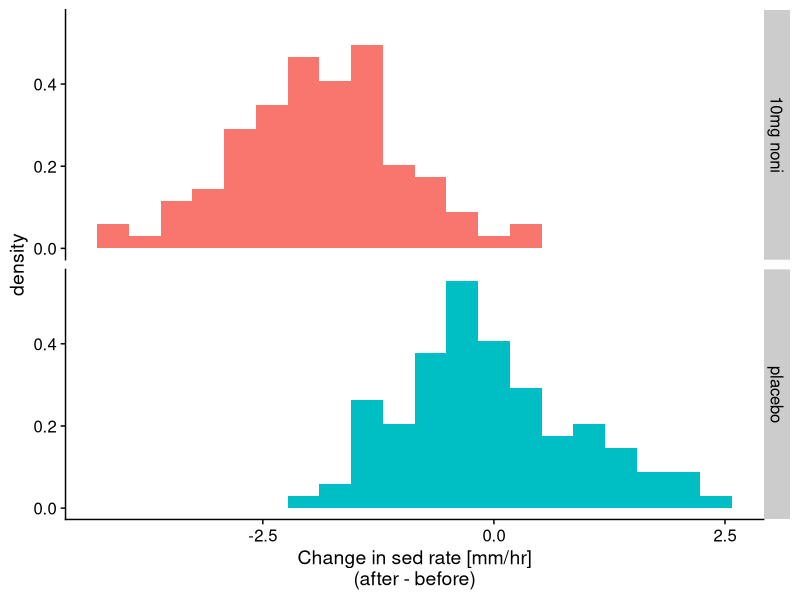
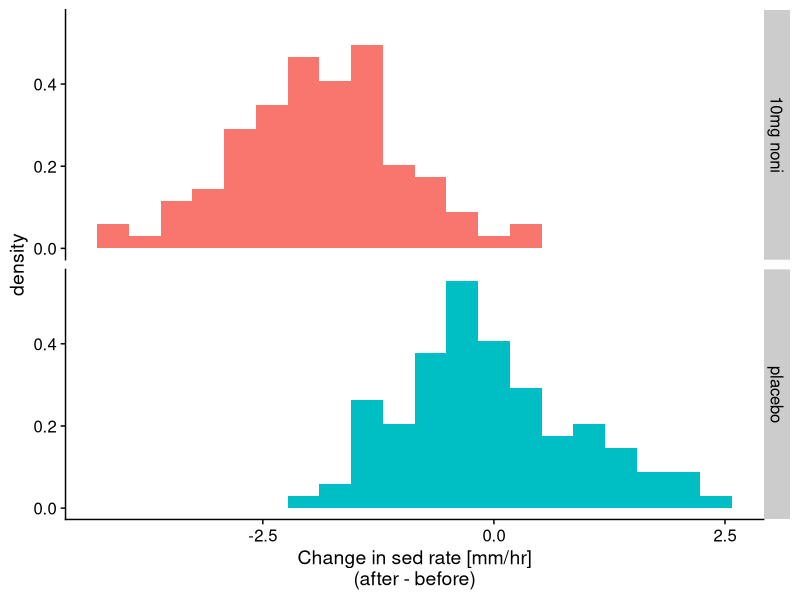
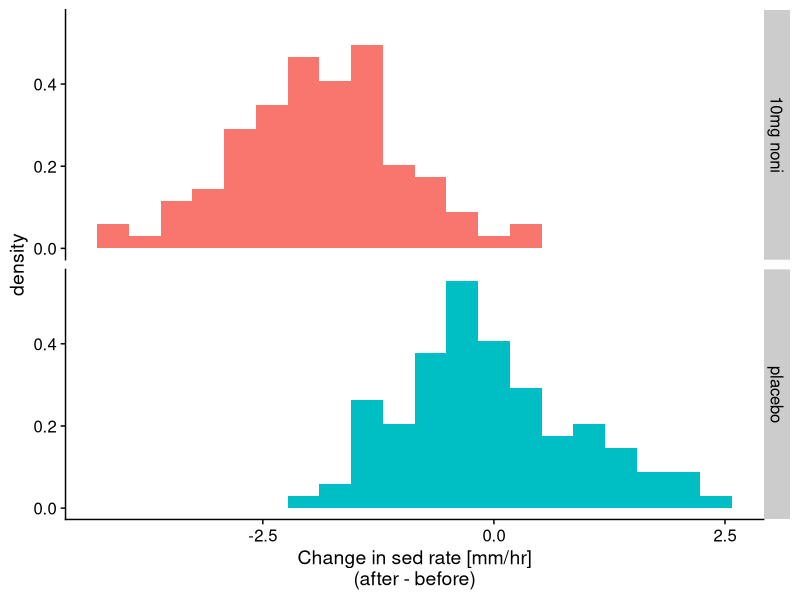
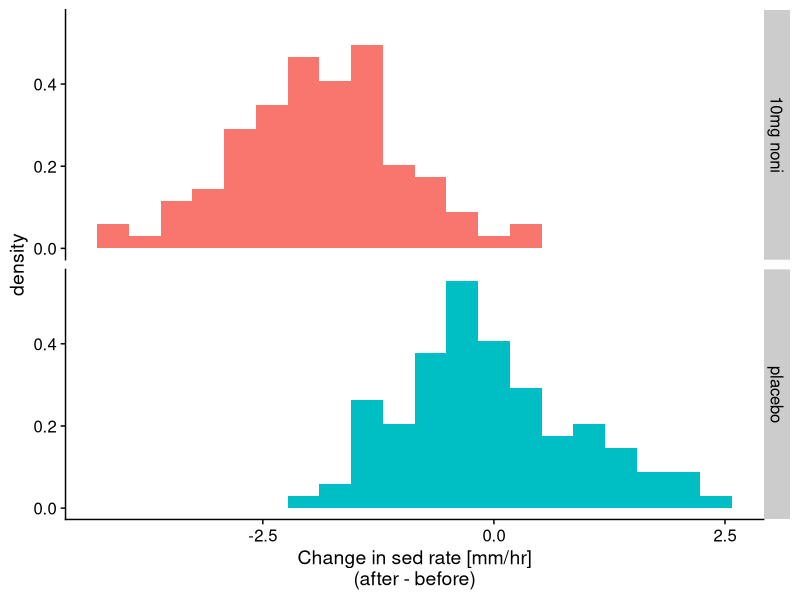
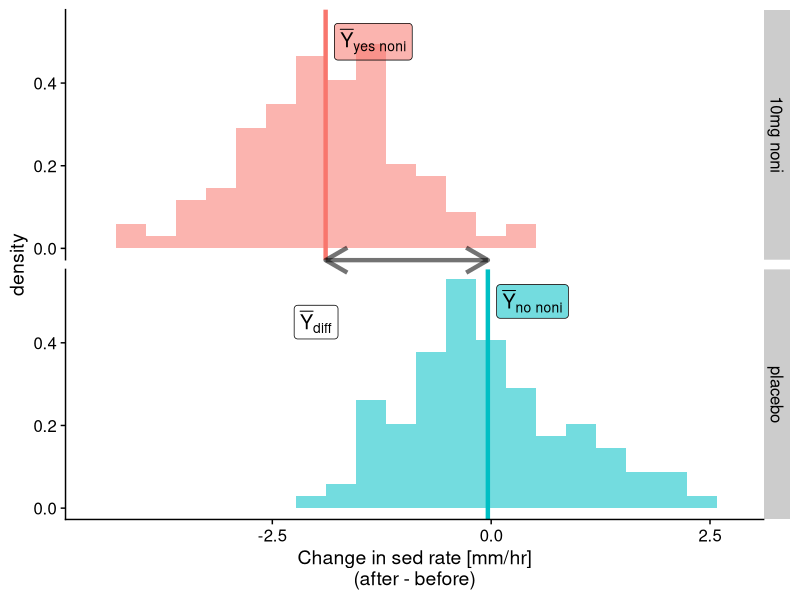
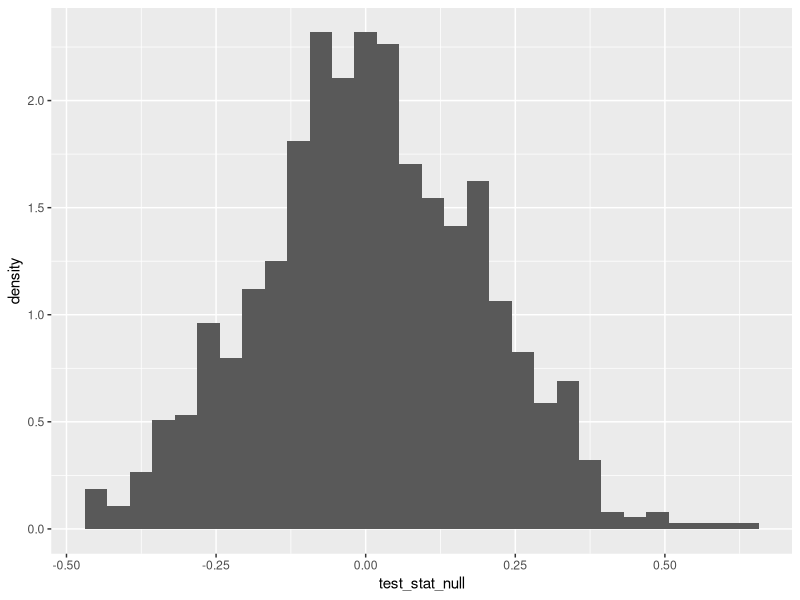
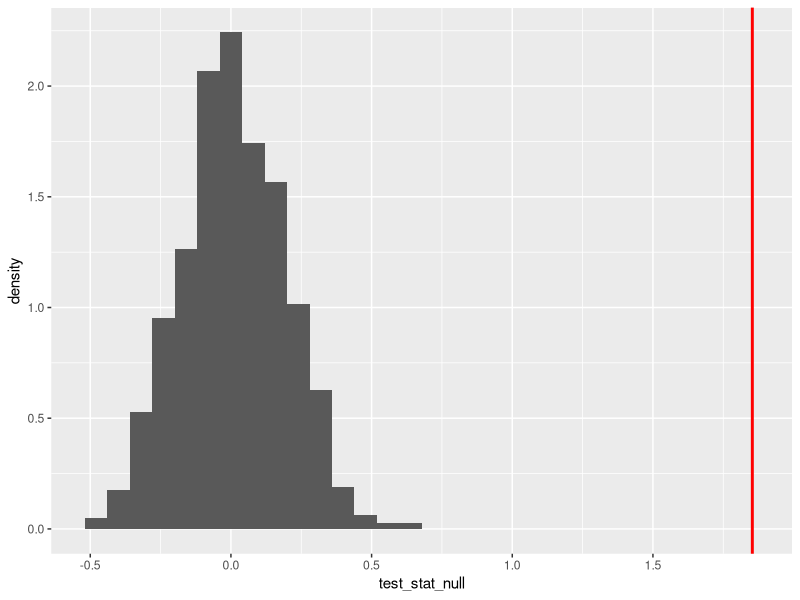
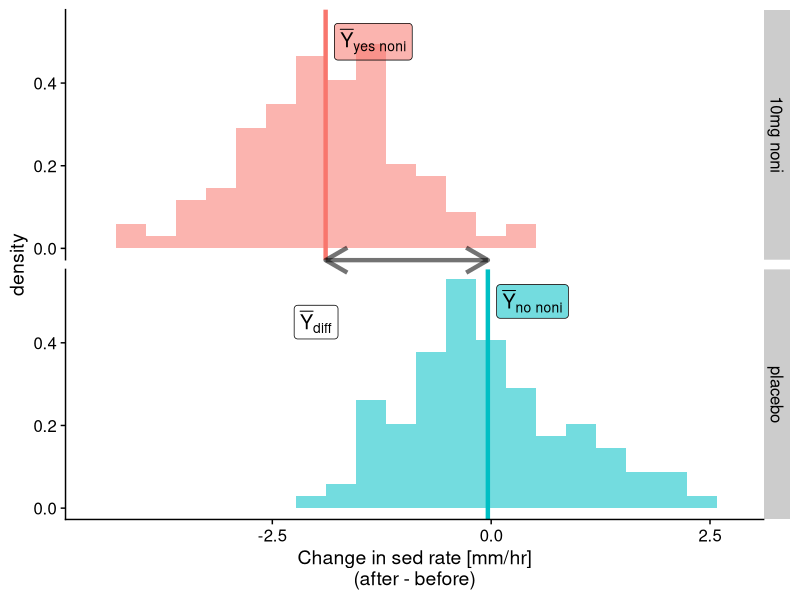

The R script that drew these images, in order:
## ---- chunk 1
knitr::opts_chunk$set(echo = FALSE, warning = FALSE, message = FALSE,
                      eval = TRUE)
library(cowplot)
library(ggplot2)
library(tibble)
library(dplyr)
library(viridis)
## ---- chunk 2
#| fig-width: 3
#| fig-height: 4
#| fig-align: center
#| out-width: "4in"

set.seed(1)
dat <- data.frame(sed = c(rnorm(100, -2), rnorm(100)),
                  group = c(rep("10mg noni", 100),
                            rep("placebo", 100)))

gnoni <- ggplot(dat, aes(x = sed, fill = group)) +
    geom_histogram(aes(y = after_stat(density)), bins = 20) +
    facet_grid(rows = vars(group)) +
    theme_cowplot() +
    theme(legend.position = "none") +
    xlab("Change in sed rate [mm/hr]\n(after - before)")

gnoni
## ---- chunk 3
#| fig-width: 3
#| fig-height: 4
#| fig-align: center
#| out-width: "4in"

gnoni
## ---- chunk 4
#| fig-width: 3
#| fig-height: 4
#| fig-align: center
#| out-width: "4in"

gnoni
## ---- chunk 5
#| fig-align: center
#| fig-width: 3
#| fig-height: 4
#| out-width: "100%"

set.seed(1)
dat <- data.frame(sed = c(rnorm(100, -2), rnorm(100)),
                  group = c(rep("10mg noni", 100),
                            rep("placebo", 100)))
noni_dat <- dat

ggplot(dat, aes(x = sed, fill = group)) +
    geom_histogram(aes(y = after_stat(density)), bins = 20) +
    facet_grid(rows = vars(group)) +
    theme_cowplot() +
    theme(legend.position = "none") +
    xlab("Change in sed rate [mm/hr]\n(after - before)")
## ---- chunk 6
#| fig-align: center
#| fig-width: 3
#| fig-height: 4
#| out-width: "100%"

p <- ggplot(dat, aes(x = sed, fill = group, alpha = 0.5)) +
    geom_histogram(aes(y = after_stat(density)), bins = 20) +
    facet_grid(rows = vars(group)) +
    theme_cowplot() +
    theme(legend.position = "none") +
    xlab("Change in sed rate [mm/hr]\n(after - before)")

est <- group_by(dat, group) |>
    summarize(ybar = mean(sed))
ann <- data.frame(x = est$ybar, y = 0.5, group = est$group,
                  lab = c("bar(Y)['yes noni']",
                          "bar(Y)['no noni']"))

p + geom_vline(est, mapping = aes(xintercept = ybar, color = group), size = 1.5) +
    geom_label(data = ann,
               mapping = aes(x = x, y = y, label = lab),
               parse = TRUE, hjust = "left", nudge_x = 0.1,
               size = 5) +
    geom_segment(data = data.frame(group = "placebo"),
                 mapping = aes(x = ann$x[1], xend = ann$x[2],
                               y = 0.6, yend = 0.6),
                 arrow = arrow(length = unit(0.1, "npc"), ends = "both"),
                 size = 1.5) +
    geom_label(data = data.frame(group = "placebo"),
               x = -2, y = 0.45, label = expression(bar(Y)["diff"]),
               fill = "white", size = 5) +
    coord_cartesian(xlim = c(-4.5, 2.75), ylim = c(0, 0.55), clip = "off")
## ---- chunk 7
#| label: null-dist
#| cache: true
#| echo: true

# repeatedly shuffle the groups to make a null distribution
all_null <- replicate(1000, {
    noni_null <- noni_dat
    noni_null$group <- sample(noni_null$group)

    ybars_null <- group_by(noni_null, group)
    ybars_null <- summarize(ybars_null, ybar = mean(sed))
    test_stat_null <- diff(ybars_null$ybar)
    test_stat_null
})
## ---- chunk 8
#| echo: true
#| fig-align: center
#| fig-width: 3
#| fig-height: 2
#| out-width: "5in"

null_dist <- data.frame(test_stat_null = all_null)

ggplot(null_dist, aes(x = test_stat_null)) +
    geom_histogram(aes(y = after_stat(density)))
## ---- chunk 9
#| echo: true
#| fig-align: center
#| fig-width: 3
#| fig-height: 2
#| out-width: "5in"

# add the observed test statistic
ybars <- group_by(noni_dat, group)
ybars <- summarize(ybars, ybar = mean(sed))
test_stat <- diff(ybars$ybar)
## ---- chunk 10
#| echo: true
#| fig-align: center
#| fig-width: 3
#| fig-height: 2
#| out-width: "5in"

ggplot(null_dist, aes(x = test_stat_null)) +
    geom_histogram(aes(y = after_stat(density))) +
    geom_vline(xintercept = test_stat,
               color = "red", size = 1)
## ---- chunk 11
#| echo: true

mean(null_dist$test_stat_null > test_stat |
         null_dist$test_stat_null < -test_stat)
## ---- chunk 12
#| fig-align: center
#| fig-width: 3
#| fig-height: 4
#| out-width: "100%"

p <- ggplot(dat, aes(x = sed, fill = group, alpha = 0.5)) +
    geom_histogram(aes(y = after_stat(density)), bins = 20) +
    facet_grid(rows = vars(group)) +
    theme_cowplot() +
    theme(legend.position = "none") +
    xlab("Change in sed rate [mm/hr]\n(after - before)")

est <- group_by(dat, group) |>
    summarize(ybar = mean(sed))
ann <- data.frame(x = est$ybar, y = 0.5, group = est$group,
                  lab = c("bar(Y)['yes noni']",
                          "bar(Y)['no noni']"))

p + geom_vline(est, mapping = aes(xintercept = ybar, color = group), size = 1.5) +
    geom_label(data = ann,
               mapping = aes(x = x, y = y, label = lab),
               parse = TRUE, hjust = "left", nudge_x = 0.1,
               size = 5) +
    geom_segment(data = data.frame(group = "placebo"),
                 mapping = aes(x = ann$x[1], xend = ann$x[2],
                               y = 0.6, yend = 0.6),
                 arrow = arrow(length = unit(0.1, "npc"), ends = "both"),
                 size = 1.5) +
    geom_label(data = data.frame(group = "placebo"),
               x = -2, y = 0.45, label = expression(bar(Y)["diff"]),
               fill = "white", size = 5) +
    coord_cartesian(xlim = c(-4.5, 2.75), ylim = c(0, 0.55), clip = "off")
## ---- chunk 13
#| fig-align: center
#| fig-width: 3
#| fig-height: 2
#| out-width: "5in"

ybar <- 0
se <- 1

p <- ggplot(data.frame(x = ybar + 3.75 * c(-se, se)), aes(x)) +
    theme_cowplot() +
    xlab(expression("Test stat if"~H[0]~"is true")) +
    ylab("density") +
    stat_function(fun = dnorm,
                  args = list(mean = ybar, sd = se),
                  xlim = ybar + 2.2 * c(-se, se),
                  geom = "area", fill = "blue", alpha = 0.5) +
    stat_function(fun = dnorm,
                  args = list(mean = ybar, sd = se),
                  xlim = ybar + c(-3.75 * se, -2.2 *se),
                  geom = "area", fill = "orange") +
    stat_function(fun = dnorm,
                  args = list(mean = ybar, sd = se),
                  xlim = ybar + c(2.2 * se, 3.75 *se),
                  geom = "area", fill = "orange") +
    stat_function(fun = dnorm, args = list(mean = ybar, sd = se)) +
    geom_vline(xintercept = ybar + 2.2 * se, size = 1) +
    annotate("label", 4, 0.45, label = "Observed test stat = 2.2", hjust = "right")

p
## ---- chunk 14
#| fig-align: center
#| fig-width: 3
#| fig-height: 2
#| out-width: "100%"

p
## ---- chunk 15
#| fig-align: center
#| fig-width: 3
#| fig-height: 2
#| out-width: "100%"

p
## ---- chunk 16
#| fig-align: center
#| fig-width: 3
#| fig-height: 2
#| out-width: "100%"

p
## ---- chunk 17
#| fig-align: center
#| fig-width: 3
#| fig-height: 2
#| out-width: "100%"

p
## ---- chunk 18
#| fig-align: center
#| fig-width: 3
#| fig-height: 2
#| out-width: "100%"

p
## ---- chunk 19
#| fig-align: center
#| out-width: "70%"

library(pwr)
power <- pwr.t.test(n = 2:512, d = 0.5, sig.level = 0.05, power = NULL,
                    type = "two.sample", alternative = "two.sided")

df <- tibble(n = rep(2:512, 2), power = c(rep(0.05, 511), power$power),
             group = rep(c("H0 True", "H0 False"), each = 511)) |>
    mutate(group = factor(group,
                          levels = c("H0 True", "H0 False"),
                          labels = c(expression(H[0]~True), expression(H[0]~False)))
           )

ggplot(df, aes(n, power, color = group)) +
    facet_grid(. ~ group, labeller = label_parsed) +
    geom_line(show.legend = FALSE, size = 4) +
    scale_x_log10(breaks = c(8, 64, 512)) +
    scale_y_continuous(limits = c(0, 1)) +
    xlab("Sample size") +
    ylab(expression(
        paste("Probability of rejecting ", italic(H)[0], " (", alpha == 0.05, ")"))) +
    theme_cowplot() +
    theme(
        axis.text = element_text(size = 18),
        axis.title = element_text(size = 24),
        strip.text = element_text(size = 24)
    )
